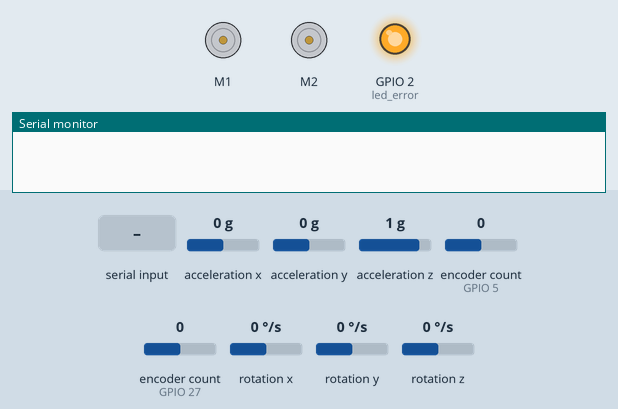
The sketch below on a simulated ESP32. On the bench: 2 × DC motor (green arrow = forward, orange = backward, longer = faster), output pins drawn as LEDs (lit = HIGH), the last lines printed to the serial monitor. Wiring (inferred from the names in the program): MPU-9250 motion sensor at I2C address 0x68. The inputs (shaded band) are chosen by the test bench; at power-on: acceleration x 0 g, acceleration y 0 g, acceleration z 1 g, encoder count (sensors on GPIO 5, GPIO 27) 0, rotation x 0 °/s, rotation y 0 °/s, rotation z 0 °/s (analog values on the 0–4095 scale).

Above: at 0.1 s.
At 4.7 s:
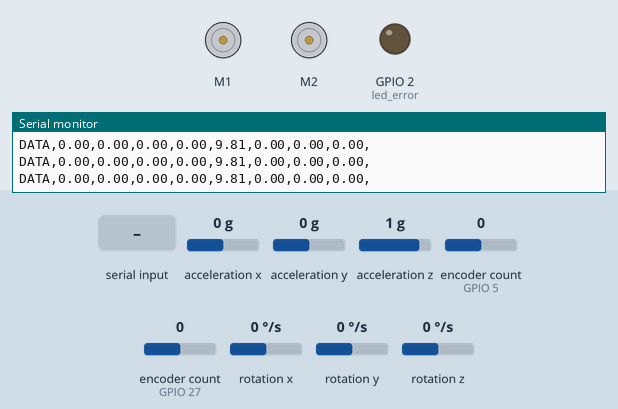
4.8 s: "CMD,,45\n" received over Serial
At 5.5 s:
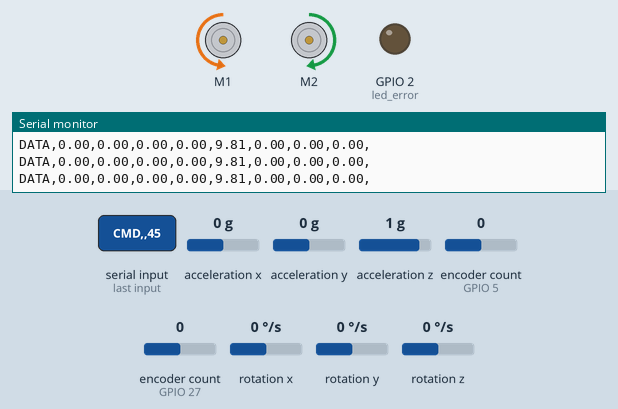
6.3 s: "CMD,\n" received over Serial
9.3 s: "90,45\n" received over Serial
12.3 s: "30,150\n" received over Serial
Timing chart, 0 to 62.8 s (numbered marks = the images above; inputs shaded):
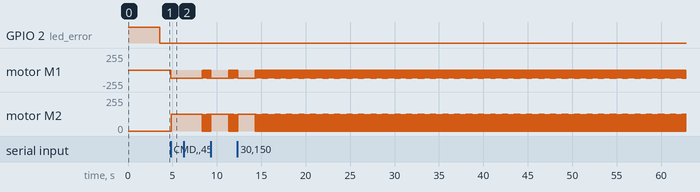

Measured:
- after the input at 4.8 s, motor M1: stopped → backward 126/255 at once; motor M2: stopped → forward 126/255 at once

The sketch:

Robot_Odometry_Simplify_Serial_MPU6500.ino
```cpp
// Robot_Odometry.ino (PRINCIPAL)
#include <ESP32Encoder.h>
#include <SabertoothSimplified.h>
#include <motorControl.h>

#include <Wire.h>

SemaphoreHandle_t i2cMutex;

//___________ENCODER DERECHO_____________
#define RightA 27
#define RightB 14
#define RightZ 26
//_______________________________________

//__________ENCODER LeftUIERDO____________
#define LeftA 5
#define LeftB 18
#define LeftZ 19
//_______________________________________

//__________________CONTROL DE MOTORES______________________
#define SABERTOOTH_TX 17   // GPIO17 (TX2)
HardwareSerial SabertoothSerial(2);
SabertoothSimplified ST(SabertoothSerial); //El rango de velocidad es de -63 a +63, donde:
//_______________________________________

//_____________cariables para seguridad de microros y serial______________
unsigned long last_serial_activity = 0;
const unsigned long SERIAL_TIMEOUT_MS = 2000; // 2 segundos sin actividad serial
bool serial_connected = false;
bool reset = false;
//_____________________________________________________________________

//___________Parametros del robot_____________
float L = 0.891;//0.84; // distancia entre ruedas metros
float D = 0.33; // Diametro de la rueda en metros
//_______________________________________________

//_______VARIABLES IMU_________________________________
float ax = 0.0, ay = 0.0, az = 0.0;
float gx = 0.0, gy = 0.0, gz = 0.0;
//______________________________________________________

//________CONFIGURACION ENCODER__________
const int sampleTime_enc = 33.333;  // Tiempo de muestreo milisegundos
volatile unsigned long lastTime_enc = 0, dt_enc = 0;;

float vx = 0, wz = 0; //Velocidad lineal y angular del robot [m/s] y [rad/s]
//_______________________________________

//________TIEMPO SERIAL___________________
const int sampleTime_serial = 33.3333;  // Tiempo de muestreo milisegundos
unsigned long lastTime_serial = 0;
//_______________________________________

//______________ESTRUCTURA PARA DATOS MOTORES___________________________
struct DatosMotores {
  double w = 0.0;
  double wAnterior = 0.0;
  double wRef = 0.0;
  int outValue = 0;
  double wSinFilter = 0.0;
  double v = 0.0;
};
//_________________________________________________________

//____________creación de instancias__________________________
DatosMotores Left;
DatosMotores Right;

ESP32Encoder encoderL;
ESP32Encoder encoderR;

motorControl motorR(sampleTime_enc);
motorControl motorL(sampleTime_enc);
//_________________________________________________________

const int led_error = 2;

void enviarDatos(); // prototype from serial_configuration.ino
void recibirDatos();

void setup() {
  i2cMutex = xSemaphoreCreateMutex();

  Serial.begin(230400);
  analogReadResolution(12);
  pinMode(led_error, OUTPUT);
  digitalWrite(led_error, HIGH);

  //_____________________MOTOR______________________
  SabertoothSerial.begin(38400, SERIAL_8N1, -1, SABERTOOTH_TX);
  ST.motor(1, 0); ST.motor(2, 0);

  // Opcional: espera Serial (solo si necesitas debugging tempranero)
  unsigned long start = millis();
  while (!Serial && millis() - start < 2000) {
    delay(10);
  }

  //_____________________ENCODER______________________
  beginEncoder(LeftA, LeftB, LeftZ, RightA, RightB, RightZ);

  //____________IMU______________
  while (!Serial) {}

  if (!IMU_begin()) {
    Serial.println("Error al inicializar el IMU");
    while (1);
  }
  //_______________________________

  //_____________CONTROL PID_______________
  beginPid();

  //__________Tarea para control de velocidad y comunicacion serial, en Core 0_____________________
  xTaskCreatePinnedToCore(
    ControlLoop,
    "ControlLoopTask",
    4096,
    NULL,
    1,
    NULL,
    0
  );
  //______________________________________________________________________
  last_serial_activity = millis();
  lastTime_enc = millis();
  digitalWrite(led_error, LOW);
}

void loop() {
  // watchdog revisa micro-ROS y actualiza microros_operational (no reinicia)
  watchdog();

  dt_enc = millis() - lastTime_enc;
    if (dt_enc >= sampleTime_enc) {
      lastTime_enc = millis();
      encoderPID();
  }
}

void ControlLoop(void *parameter) {
  //___________Inicializaciones de tiempo_____________
  lastTime_serial = millis();

  while (1) {

    if (xSemaphoreTake(i2cMutex, pdMS_TO_TICKS(10)) == pdTRUE) {
        IMU_update();
      xSemaphoreGive(i2cMutex); // Soltar el bus
    }

    if (millis() - lastTime_serial > sampleTime_serial) {
      lastTime_serial = millis();
      enviarDatos();
      recibirDatos();
    }
    vTaskDelay(1);
  }
}
```

imu_reader.ino
```cpp
// imu_reader.ino  (MPU6500 sin librerías)

#define MPU_ADDR 0x68

// conversion constants
const float G_TO_MS2 = 9.80665f;
const float ACCEL_SCALE = 16384.0;   // ±2g
const float GYRO_SCALE  = 131.0;     // ±250°/s

// bias del giroscopio
float gyro_bias_x = 0.0;
float gyro_bias_y = 0.0;
float gyro_bias_z = 0.0;

bool IMU_begin() {

  Wire.begin();
  delay(200);

  const int maxAttempts = 5;
  int attempts = 0;

  while (attempts < maxAttempts) {

    // Wake up MPU
    Wire.beginTransmission(MPU_ADDR);
    Wire.write(0x6B);
    Wire.write(0x00);
    if (Wire.endTransmission() == 0) break;

    attempts++;
    delay(200);
  }

  if (attempts >= maxAttempts) {
    return false;
  }

  // Gyro ±250°/s
  Wire.beginTransmission(MPU_ADDR);
  Wire.write(0x1B);
  Wire.write(0x00);
  Wire.endTransmission();

  // Accel ±2g
  Wire.beginTransmission(MPU_ADDR);
  Wire.write(0x1C);
  Wire.write(0x00);
  Wire.endTransmission();

  // DLPF ≈ 44Hz
  Wire.beginTransmission(MPU_ADDR);
  Wire.write(0x1A);
  Wire.write(0x03);
  Wire.endTransmission();

  // Sample rate ≈ 200Hz
  Wire.beginTransmission(MPU_ADDR);
  Wire.write(0x19);
  Wire.write(4);
  Wire.endTransmission();

  // pequeña espera para estabilizar sensor
  delay(500);

  // ---------- CALIBRACIÓN DEL GIROSCOPIO ----------
  const int samples = 1000;

  long sum_x = 0;
  long sum_y = 0;
  long sum_z = 0;

  for (int i = 0; i < samples; i++) {

    uint8_t buffer[6];

    Wire.beginTransmission(MPU_ADDR);
    Wire.write(0x43); // registro gyro X
    Wire.endTransmission(false);
    Wire.requestFrom(MPU_ADDR, 6);

    if (Wire.available() == 6) {

      buffer[0] = Wire.read();
      buffer[1] = Wire.read();
      buffer[2] = Wire.read();
      buffer[3] = Wire.read();
      buffer[4] = Wire.read();
      buffer[5] = Wire.read();

      int16_t gx_raw = (buffer[0] << 8) | buffer[1];
      int16_t gy_raw = (buffer[2] << 8) | buffer[3];
      int16_t gz_raw = (buffer[4] << 8) | buffer[5];

      sum_x += gx_raw;
      sum_y += gy_raw;
      sum_z += gz_raw;
    }

    delay(2);
  }

  gyro_bias_x = (sum_x / (float)samples) / GYRO_SCALE * DEG_TO_RAD;
  gyro_bias_y = (sum_y / (float)samples) / GYRO_SCALE * DEG_TO_RAD;
  gyro_bias_z = (sum_z / (float)samples) / GYRO_SCALE * DEG_TO_RAD;

  return true;
}

void IMU_update() {

  uint8_t buffer[14];

  Wire.beginTransmission(MPU_ADDR);
  Wire.write(0x3B);
  Wire.endTransmission(false);
  Wire.requestFrom(MPU_ADDR, 14);

  if (Wire.available() != 14) return;

  for (int i = 0; i < 14; i++) {
    buffer[i] = Wire.read();
  }

  int16_t accelX = (buffer[0] << 8) | buffer[1];
  int16_t accelY = (buffer[2] << 8) | buffer[3];
  int16_t accelZ = (buffer[4] << 8) | buffer[5];

  int16_t gyroX = (buffer[8] << 8) | buffer[9];
  int16_t gyroY = (buffer[10] << 8) | buffer[11];
  int16_t gyroZ = (buffer[12] << 8) | buffer[13];

  // --------- ACELERACIÓN m/s² ----------
  ax = (accelX / ACCEL_SCALE) * G_TO_MS2;
  ay = (accelY / ACCEL_SCALE) * G_TO_MS2;
  az = (accelZ / ACCEL_SCALE) * G_TO_MS2;

  // --------- GIROSCOPIO rad/s ----------
  gx = (gyroX / GYRO_SCALE) * DEG_TO_RAD;
  gy = (gyroY / GYRO_SCALE) * DEG_TO_RAD;
  gz = (gyroZ / GYRO_SCALE) * DEG_TO_RAD;

  // quitar bias calibrado
  gx -= gyro_bias_x;
  gy -= gyro_bias_y;
  gz -= gyro_bias_z;

  // deadband igual que tu código original
  if (abs(gx) < 0.0025) gx = 0;
  if (abs(gy) < 0.0025) gy = 0;
  if (abs(gz) < 0.0025) gz = 0;
}
```

motor_encoder_PID.ino
```cpp
//motor_encoder.ino
unsigned int ppr = 4000;         // Número de muescas que tiene el disco del encoder.

void beginEncoder(int LA,int LB,int LZ,int RA,int RB,int RZ){
  ESP32Encoder::useInternalWeakPullResistors = puType::up; // Opcional

  encoderR.attachFullQuad(RA, RB);  // ✅ Configura el encoder global derecho
  encoderR.setCount(0);             // ✅ Inicializa el contador

  encoderL.attachFullQuad(LA, LB);  // ✅ Configura el encoder global izquierdo
  encoderL.setCount(0);             // ✅ Inicializa el contador

  pinMode(LZ, INPUT_PULLUP);

  pinMode(RZ, INPUT_PULLUP);
  //Serial.println("Encoder Omron E6B2-CWZ3E listo.");
}

void beginPid(){
  motorL.setGains (0.026532, 0.005, 0.0); // (Kc,Ti,Td);
  motorR.setGains (0.024224, 0.005, 0.0); // (Kc,Ti,Td)

  motorL.setCvLimits(63, 0);
  motorR.setCvLimits(63, 0);

  motorL.setPvLimits(12.03, 0);
  motorR.setPvLimits(12.71 , 0);

  //Serial.println("Controlador PID configurado y listo.");
}

void encoderPID(){
  //Serial.print("IZQ: ");
  updateMotor(Left, encoderL, motorL, 1);

  //Serial.print("DER: ");
  updateMotor(Right, encoderR, motorR, 2);

  vx = (Right.v + Left.v) / 2;
  wz = (Right.v - Left.v) / L ; // rad/s

  // Filtro sencillo deadzone
  if (abs(vx) < 0.06) vx = 0;
  if (abs(wz) < 0.08) wz = 0;
}

void updateMotor(DatosMotores &m, ESP32Encoder &enc, motorControl &ctrl, int id) {
  const float alpha = 0.95;
  long count = enc.getCount();
  enc.setCount(0);

  m.wSinFilter = count * (2 * PI * 1000) / (dt_enc * ppr);
  m.w = alpha * m.wSinFilter + (1-alpha) * m.wAnterior; // velocidad angular actual en rad/s
  m.wAnterior = m.w;

  m.v = (m.w * D) / 2;
  m.outValue = ctrl.compute(m.wRef, m.w);
  ST.motor(id, m.outValue);
  /*Serial.print(m.wRef);
  Serial.print(" / ");
  Serial.print(m.w);
  Serial.print(" / ");
  Serial.println(m.outValue);
  Serial.println();*/
}
```

serial_configuration.ino
```cpp
// serial_configuration.ino
bool reset_cmd = false;

void enviarDatos() {
  Serial.print("DATA,");
  Serial.print(vx, 2); Serial.print(",");
  Serial.print(wz, 2); Serial.print(",");
  Serial.print(ax, 2); Serial.print(",");
  Serial.print(ay, 2); Serial.print(",");
  Serial.print(az, 2); Serial.print(",");
  Serial.print(gx, 2); Serial.print(",");
  Serial.print(gy, 2); Serial.print(",");
  Serial.print(gz, 2); Serial.print(",");
  Serial.println();
  Serial.flush();
}

void recibirDatos() {
  if (Serial.available() > 0) {
    last_serial_activity = millis();
    String input = Serial.readStringUntil('\n');
    input.trim();

    if (input.startsWith("CMD,")) {
      int firstComma = input.indexOf(',');
      int secondComma = input.indexOf(',', firstComma + 1);

      if (firstComma != -1 && secondComma != -1) {
        float linear = input.substring(firstComma + 1, secondComma).toFloat();
        float angular = input.substring(secondComma + 1).toFloat();

        // Cinemática Inversa
        float vI = linear - (angular * L) / 2.0;
        float vD = linear + (angular * L) / 2.0;
        Left.wRef = (2.0 * vI) / D;
        Right.wRef = (2.0 * vD) / D;
      }
    }
  }
}

void watchdog() {
  if (millis() - last_serial_activity > SERIAL_TIMEOUT_MS) {
    serial_connected = false;
    // EMERGENCIA: Detener referencias de velocidad
    Left.wRef = 0;
    Right.wRef = 0;
    // Si quieres frenado instantáneo:
    ST.motor(1, 0);
    ST.motor(2, 0);
  } else {
    serial_connected = true;
  }
}
```
